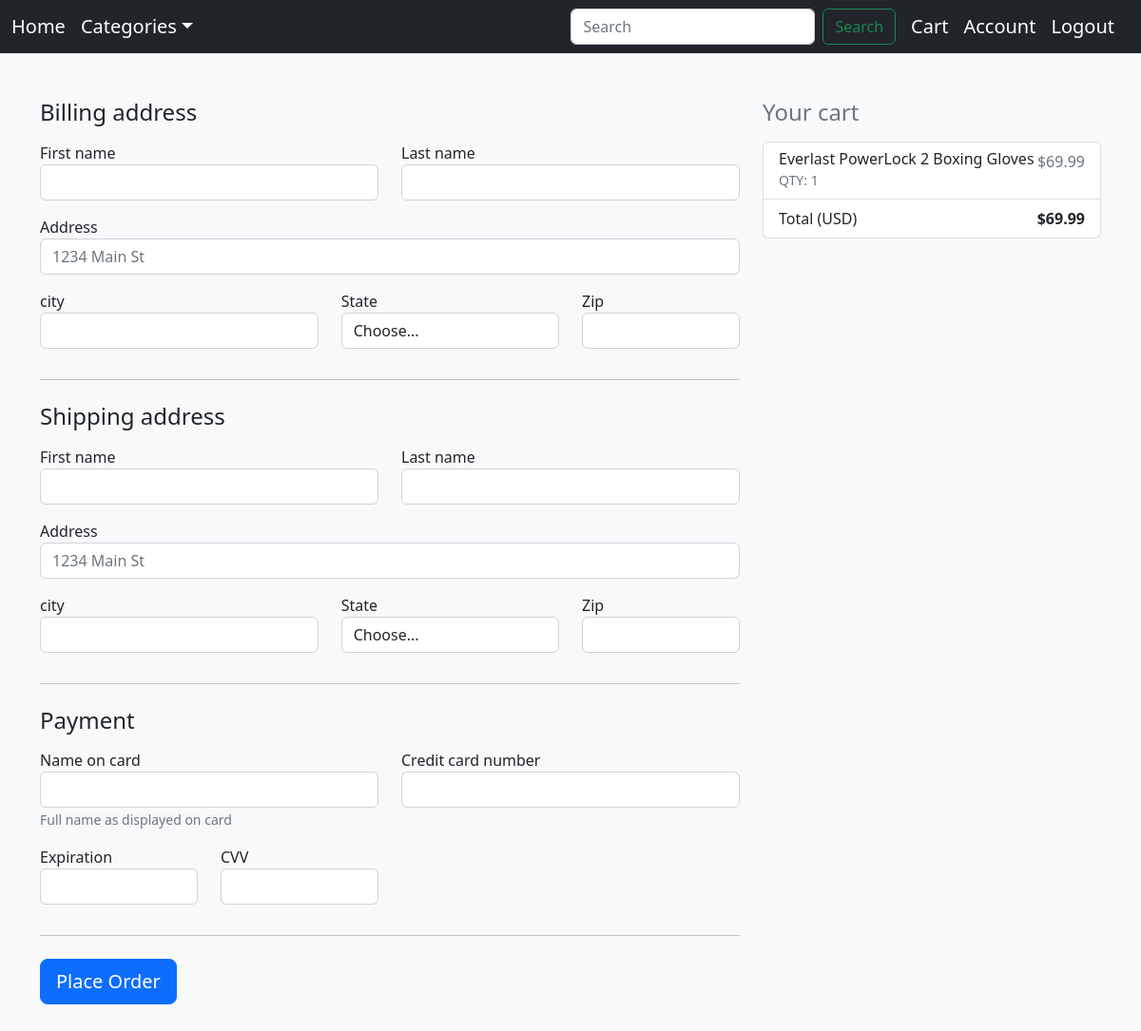
Page /checkoutPage.php (signed in) on the committed database.
### tables this page shows
CREATE TABLE `cart` (
  `id` varchar(8) NOT NULL,
  `accountNumber` char(8) NOT NULL,
  `productID` char(6) NOT NULL,
  `quantity` int(11) NOT NULL,
  `dateAdded` datetime NOT NULL
);

CREATE TABLE `product` (
  `productID` char(6) NOT NULL,
  `name` varchar(256) NOT NULL,
  `category` varchar(256) NOT NULL,
  `price` double NOT NULL,
  `manufacturer` varchar(256) NOT NULL,
  `description` varchar(256) NOT NULL,
  `quantity` int(11) NOT NULL,
  `image` varchar(512) NOT NULL
);

### checkoutPage.php (the view, shortened to what this page needs)
<?php
require_once './db_connect.php';
$query = $db->prepare("SELECT PRODUCT.productID, PRODUCT.price, PRODUCT.name, PRODUCT.image, CART.quantity, CART.dateAdded FROM CART INNER JOIN PRODUCT ON PRODUCT.productID = CART.productID WHERE CART.accountNumber = :accountNumber ORDER BY dateAdded DESC");
$query->bindValue(':accountNumber', $_SESSION['account']);
$query->execute();
$products = $query->fetchAll();
$total = 0.0;
?>
<!doctype html>
<html lang="en">
<head>
  <link href="https://cdn.jsdelivr.net/npm/bootstrap@5.2.2/dist/css/bootstrap.min.css" rel="stylesheet">
</head>
<body class="bg-light">
  <nav class="navbar navbar-expand navbar-dark bg-dark mb-5">
    <div class="container-fluid">
      <a class="navbar-brand" href="./homepage.php">Home</a>
      <div class="collapse navbar-collapse">
        <ul class="navbar-nav">
          <li class="nav-item dropdown">
            <a class="navbar-brand dropdown-toggle" href="#" data-bs-toggle="dropdown">Categories</a>
          </li>
        </ul>
      </div>
      <form class="d-flex" role="search" method="get" action="./homepage.php">
        <input class="form-control me-2" type="search" placeholder="Search" aria-label="Search" name="searchQuery">
        <button class="btn btn-outline-success me-3" type="submit">Search</button>
      </form>
      <a class="navbar-brand" href="./cart.php">Cart</a>
      <a class="navbar-brand" href="./account.php">Account</a>
      <a class="navbar-brand" href="./scripts/logout.php">Logout</a>
    </div>
  </nav>
  <div class="container">
    <form method="POST" action="./scripts/checkoutVerify.php">
      <div class="row">
        <div class="col-md-4 order-md-2 mb-4">
          <h4 class="d-flex justify-content-between align-items-center mb-3">
            <span class="text-muted">Your cart</span>
          </h4>
          <ul class="list-group mb-3">
            <?php foreach ($products as $product) : ?>
              <?php echo '
            <li class="list-group-item d-flex justify-content-between lh-condensed">
              <div>
                <h6 class="my-0">' . $product['name'] . '</h6>
                <small class="text-muted">QTY: ' . $product['quantity'] . '</small>
              </div>
              <span class="text-muted">$' . $product['price'] . '</span>
            </li>';
              ?>
              <?php $total += doubleval($product['quantity'] * $product['price']); ?>
            <?php endforeach; ?>
            <li class="list-group-item d-flex justify-content-between">
              <span>Total (USD)</span>
              <strong>$<?php echo $total ?></strong>
            </li>
          </ul>
        </div>
        <div class="col-md-8 order-md-1">
          <h4 class="mb-3">Billing address</h4>
          <div class="row">
            <div class="col-md-6 mb-3">
              <label for="firstName">First name</label>
              <input type="text" class="form-control" name="firstNameBilling" placeholder="" value="" required>
            </div>
            <div class="col-md-6 mb-3">
              <label for="lastName">Last name</label>
              <input type="text" class="form-control" name="lastNameBilling" placeholder="" value="" required>
            </div>
          </div>
          <div class="mb-3">
            <label for="address">Address</label>
            <input type="text" class="form-control" name="addressBilling" placeholder="1234 Main St" required>
          </div>
          <div class="row">
            <div class="col-md-5 mb-3">
              <label for="city">city</label>
              <input type="text" class="form-control" name="cityBilling" required>
            </div>
            <div class="col-md-4 mb-3">
              <label for="state">State</label>
              <select class="form-control w-100" name="stateBilling" required>
                <option value="">Choose...</option>
              </select>
            </div>
            <div class="col-md-3 mb-3">
              <label for="zip">Zip</label>
              <input type="text" class="form-control" name="zipBilling" placeholder="" required>
            </div>
          </div>
          <hr class="mb-4">
          <h4 class="mb-3">Shipping address</h4>
          <div class="row">
            <div class="col-md-6 mb-3">
              <label for="firstName">First name</label>
              <input type="text" class="form-control" name="firstNameShipping" placeholder="" value="" required>
            </div>
            <div class="col-md-6 mb-3">
              <label for="lastName">Last name</label>
              <input type="text" class="form-control" name="lastNameShipping" placeholder="" value="" required>
            </div>
          </div>
          <div class="mb-3">
            <label for="address">Address</label>
            <input type="text" class="form-control" name="addressShipping" placeholder="1234 Main St" required>
          </div>
          <div class="row">
            <div class="col-md-5 mb-3">
              <label for="city">city</label>
              <input type="text" class="form-control" name="cityShipping" required>
            </div>
            <div class="col-md-4 mb-3">
              <label for="state">State</label>
              <select class="form-control w-100" name="stateShipping" required>
                <option value="">Choose...</option>
              </select>
            </div>
            <div class="col-md-3 mb-3">
              <label for="zip">Zip</label>
              <input type="text" class="form-control" name="zipShipping" placeholder="" required>
            </div>
          </div>
          <hr class="mb-4">
          <h4 class="mb-3">Payment</h4>
          <div class="row">
            <div class="col-md-6 mb-3">
              <label for="cc-name">Name on card</label>
              <input type="text" class="form-control" name="cc-name" placeholder="" required>
              <small class="text-muted">Full name as displayed on card</small>
            </div>
            <div class="col-md-6 mb-3">
              <label for="cc-number">Credit card number</label>
              <input type="text" class="form-control" name="cc-number" placeholder="" required>
            </div>
          </div>
          <div class="row">
            <div class="col-md-3 mb-3">
              <label for="cc-expiration">Expiration</label>
              <input type="text" class="form-control" name="cc-expiration" placeholder="" required>
            </div>
            <div class="col-md-3 mb-3">
              <label for="cc-expiration">CVV</label>
              <input type="text" class="form-control" name="cc-cvv" placeholder="" required>
            </div>
          </div>
          <hr class="mb-4">
          <button class="btn btn-primary btn-lg btn-block" type="submit">Place Order</button>
    </form>
  </div>
</body>
</html>

### rows in the picture
cart: productID.name "Everlast PowerLock 2 Boxing Gloves", quantity "1", productID.price "69.99"

### other values in the picture
$total "69.99"
